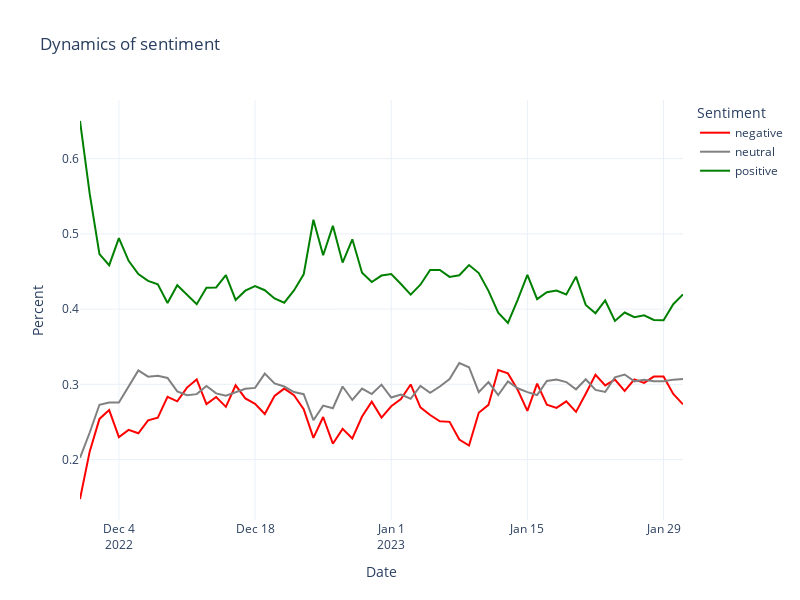

Notebook code cell kept with this figure:
### Code cell
data["total"]=1
sent_df = data.loc[:,["date","total","score"]].groupby(["date","score"]).sum().reset_index()
sent_df["perc"] = sent_df['total'] / sent_df.groupby('date')['total'].transform('sum')
sent_df.columns = ["Date","Sentiment","Tweets per Day","Percent"]

sent_df.to_excel("../analysis/ALL_sentiment_graph.xlsx")

fig = px.line(sent_df, x="Date", y="Percent", title='Dynamics of sentiment',color="Sentiment",
                template="plotly_white", color_discrete_sequence=[ 'red','grey',"green"],
                 width=800, height=600)
fig.show()
